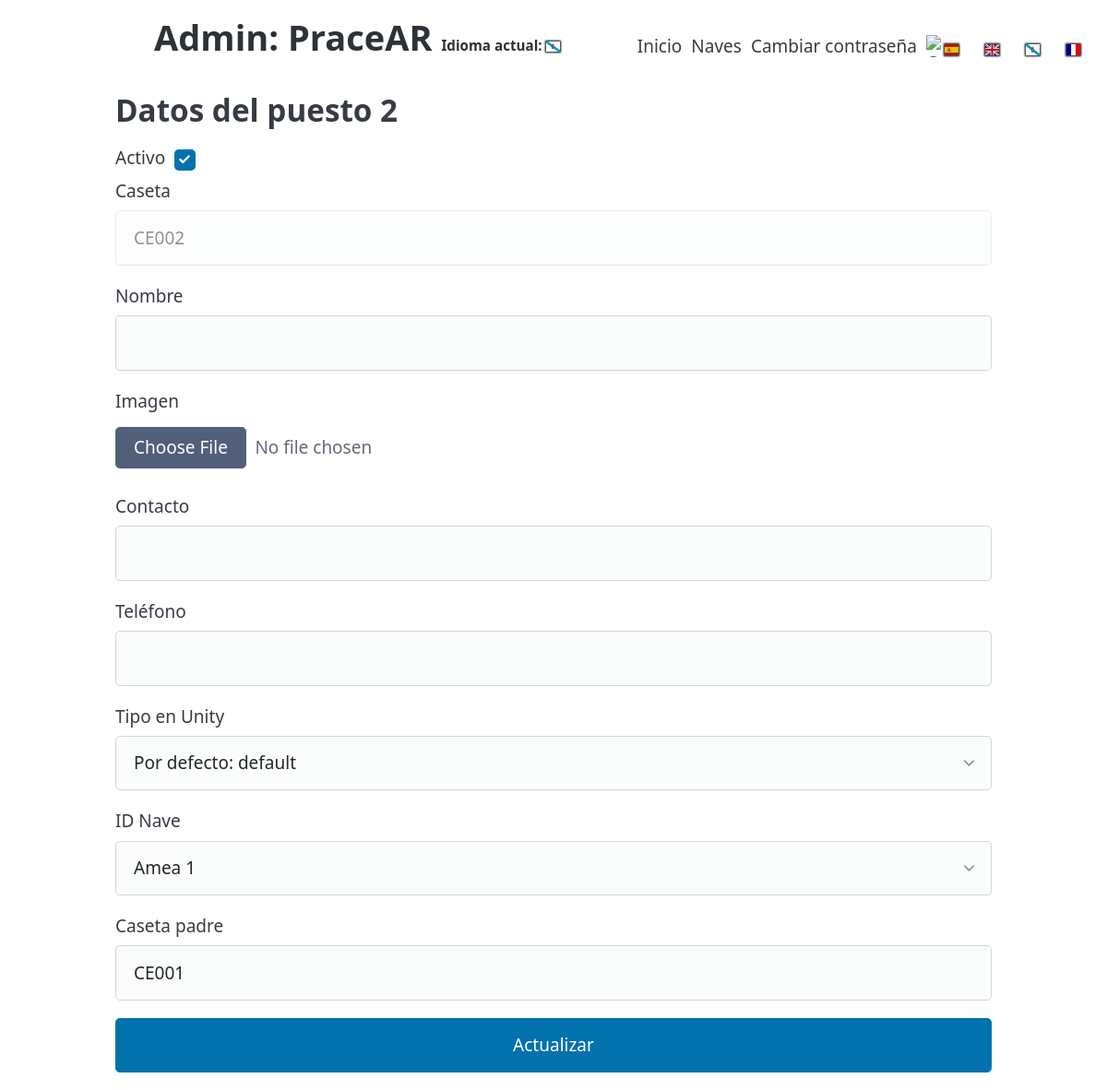
The page /?page=edit&id=2&lang=gl (signed in) on the database its author committed.
### tables this page shows
CREATE TABLE `puestos` (
  `id` int(11) NOT NULL,
  `caseta` char(5) NOT NULL,
  `nombre` varchar(50) NOT NULL DEFAULT 'Desconocido',
  `imagen` mediumtext DEFAULT NULL,
  `contacto` varchar(250) DEFAULT NULL,
  `telefono` varchar(15) DEFAULT NULL,
  `id_nave` int(11) DEFAULT NULL,
  `activo` tinyint(1) NOT NULL DEFAULT 1,
  `tipo_unity` varchar(30) NOT NULL DEFAULT 'default',
  `caseta_padre` char(5) DEFAULT NULL
);

### admin/editar.php (the view, shortened to what this page needs)
<?php
require_once(COMPONENT_ADMIN . 'sections' . DIRECTORY_SEPARATOR . 'header.php');
?>
<form id="formulario" action="#" method="post" enctype="multipart/form-data">
    <?php
    $id = $_GET['id'];
    $conexion = new mysqli($servidor_bd, $usuario, $clave, $bd);
    $sql = "SELECT * FROM puestos WHERE id = $id";
    $resultado = $conexion->query($sql);
    $fila = $resultado->fetch_assoc();
    ?>
    <h2 id="cabecera_tabla">Datos del puesto <?= $fila["id"] ?></h2>
    <div style="display:flex; align-items: center; gap: .5em;">
        <label for="activo">Activo</label>
        <?php
        $activo = $fila["activo"];
        ?>
        <input type="checkbox" id="activo" name="activo" value="<?= $activo ?>" <?= $activo == 1 ? "checked" : "" ?>>
    </div>
    <div>
        <label for="caseta">Caseta</label>
        <input type="text" id="caseta" disabled value="<?= $fila["caseta"] ?>">
    </div>
    <div>
        <label for="nombre">Nombre</label>
        <input id="nombre" type="text" name="nombre" value="<?= $fila["nombre"] ?>">
    </div>
    <div>
        <label for="imagen">Imagen</label>
        <?php
        $imagenPath = "assets/" . $fila["caseta"] . ".jpg";
        if (file_exists($imagenPath)): ?>
            <div style="display: flex;gap: 2rem;">
                <button style="width: 200px; height: 96px; background-color: red" id="eliminar_imagen"
                    name="eliminar_imagen" type="submit" value="1">Eliminar</button>
                <img src="<?= $imagenPath ?>" alt="Imagen del puesto" class="zoomable" style="object-fit: cover; height: 100px;">
            </div>
        <?php else: ?>
            <input type="file" id="imagen" name="imagen" accept=".jpg, .jpeg">
        <?php endif; ?>
    </div>
    <div>
        <label for="contacto">Contacto</label>
        <input type="text" id="contacto" name="contacto" value="<?= $fila["contacto"] ?>">
    </div>
    <div>
        <label for="telefono">Teléfono</label>
        <input type="text" id="telefono" name="telefono" value="<?= $fila["telefono"] ?>">
    </div>
    <div>
        <label for="tipo_unity">Tipo en Unity</label>
        <select name="tipo_unity" id="tipo_unity">
            <?php foreach (UNITY_TYPE as $key => $value): ?>
                <?php $selected = $key === $fila["tipo_unity"] ? "selected" : ""; ?>
                <option value="<?= $key ?>" <?= $selected ?>><?= $value ?></option>
            <?php endforeach; ?>
        </select>
    </div>
    <div>
        <label for="id_nave">ID Nave</label>
        <select id="id_nave" name="id_nave">
            <?php
            $sql_naves = "SELECT * FROM naves";
            $resultado_naves = $conexion->query($sql_naves);
            while ($fila_naves = $resultado_naves->fetch_assoc()):
                if ($fila["id_nave"] == $fila_naves["id"]):
                    ?>
                    <option value="<?= $fila_naves["id"] ?>" selected><?= $fila_naves["tipo"] ?></option>
                <?php else: ?>
                    <option value="<?= $fila_naves["id"] ?>"><?= $fila_naves["tipo"] ?></option>
                <?php endif; ?>
            <?php endwhile; ?>
        </select>
    </div>
    <div>
        <label for="caseta_padre">Caseta padre</label>
        <input name="caseta_padre" type="text" id="caseta_padre" value="<?= $fila["caseta_padre"] ?>">
    </div>
    <div id="div-botones">
        <input id="actualizar" type="submit" value="Actualizar">
    </div>
</form>
</body>
</html>

### rows shown on the page
puestos: id "2", activo "☑", caseta "CE002", caseta_padre "CE001"

### other values the page prints
form field tipo_unity "Por defecto: default"
form field id_nave "Amea 1"
